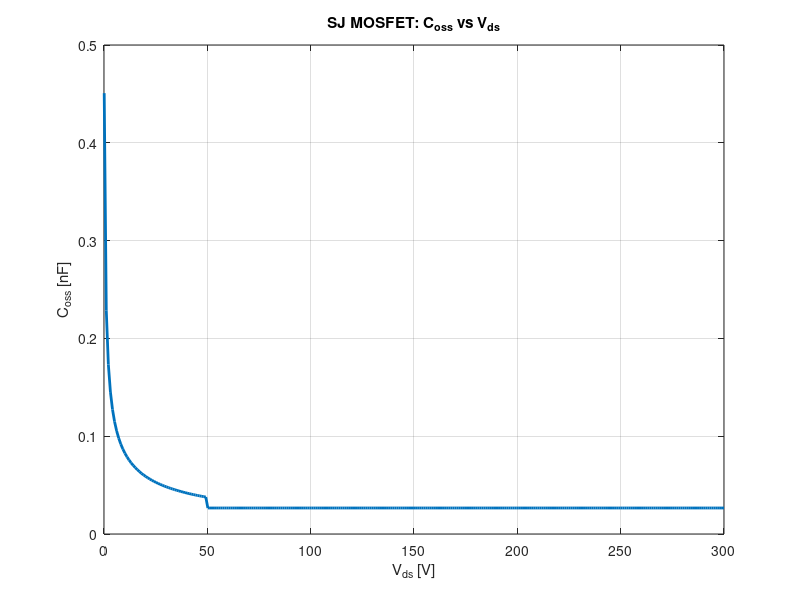

Write MATLAB code to recreate this figure. (Note: this script raises an error after producing the figure.)
% Super Junction MOSFET Analysis with Corrected Pillar Design
% Constants
q = 1.6e-19;       % Elementary charge [C]
eps_si = 1.0e-12;  % Permittivity of silicon [F/cm]
kT = 0.026;        % Thermal energy at 300K [eV]
ni = 1.5e10;       % Intrinsic carrier concentration [cm^-3]
mu_n = 1500;       % Electron mobility [cm^2/V-s]

%% 1. Design SJ Structure for VB=700V with depletion at 50V
VB = 700;          % Breakdown voltage [V]
V_dep = 50;        % Depletion voltage [V]
E_crit = 2e5;      % Critical electric field [V/cm]

% Calculate pillar width from triangle equations
W = sqrt((4 * sqrt(2) * V_dep) / E_crit);  % [cm]
fprintf('Calculated pillar width: %.2f μm\n', W*1e4);

% Calculate doping concentration
E_peak = (W * E_crit) / (2 * sqrt(2));
ND = (4 * eps_si * E_peak) / (q * W);  % [cm^-3]

% Drift region length (conventional MOSFET relation)
Ldrift = sqrt(2) * VB / E_crit;  % [cm]

%% 2. Calculate on-resistance for 1 cm² area
A = 1;             % Device area [cm^2]
A_cond = A * 0.5;  % Conduction area (only n-pillars)
Ron_drift = Ldrift / (q * mu_n * ND * A_cond); % [Ohm]

%% 3. Calculate Coss (CGD+CDS) for SJ MOSFET
A_junc = 1;        % Junction area [cm^2]
NA = ND;           % Balanced doping for SJ pillars
Vbi = kT * log((ND * NA) / ni^2); % Built-in potential [V]

% SJ capacitance function
Coss_func = @(v) (v <= V_dep) .* (A_junc * sqrt(q * eps_si * ND) ./ (2 * sqrt(Vbi + v))) + ...
                 (v > V_dep) .* (A_junc * eps_si / W);

% Generate Coss vs Vds plot
Vds_vals = linspace(0.1, 300, 300);
Coss_vals = Coss_func(Vds_vals);

figure;
plot(Vds_vals, Coss_vals * 1e9, 'LineWidth', 2);
title('SJ MOSFET: C_{oss} vs V_{ds}');
xlabel('V_{ds} [V]');
ylabel('C_{oss} [nF]');
grid on;
hold on;
xline(V_dep, '--r', 'Depletion Voltage (50V)', 'LabelVerticalAlignment', 'middle');
text(100, Coss_vals(100)*1e9*0.9, sprintf('C_{oss} @100V = %.3f nF', Coss_func(100)*1e9));
text(300, Coss_vals(end)*1e9*1.1, sprintf('Min C_{oss} = %.3f nF', min(Coss_vals)*1e9));
hold off;

%% 4. Calculate Vds(t) waveform during turn-off
Voff = 300;        % DC bus voltage [V]
I0 = 10;           % Initial current [A]
tf = 100e-9;       % Current fall time [s]

% Time parameters
t_step = 1e-11;    % Smaller time step for accuracy (100 ps)
t_sim = 200e-9;    % Simulation duration [s]
t_vals = 0:t_step:t_sim;

% Initialize arrays
Vds = zeros(size(t_vals));
Vds(1) = 0.1;      % Initial voltage

% Numerical integration for voltage rise
for i = 1:length(t_vals)-1
    if Vds(i) < Voff
        dvdt = I0 / Coss_func(Vds(i));
        Vds(i+1) = min(Vds(i) + dvdt * t_step, Voff);
    else
        Vds(i+1) = Voff;  % Diode clamping
    end
end

% Find voltage rise time
tr_idx = find(Vds >= Voff, 1);
tr = t_vals(tr_idx);

% Plot Vds(t)
figure;
plot(t_vals * 1e9, Vds, 'LineWidth', 1.5);
title('SJ MOSFET Turn-off Waveform');
xlabel('Time [ns]');
ylabel('V_{ds} [V]');
grid on;
hold on;
plot(tr * 1e9, Voff, 'ro', 'MarkerSize', 8);
line([tr*1e9, tr*1e9], [0, Voff], 'Color', 'r', 'LineStyle', '--');
text(tr*1e9 + 2, 50, sprintf('t_r = %.2f ns', tr*1e9), 'Color', 'r');
xlim([0 max(t_vals)*1e9]/30);
ylim([0 1.1*Voff]);
hold off;

%% 5. Calculate turn-off energy loss



%% Output Results
fprintf('\nSuper Junction MOSFET Analysis\n');
fprintf('==============================\n');
fprintf('Pillar Width (calculated):   %.2f μm\n', W*1e4);
fprintf('Drift Region Length:         %.1f μm\n', Ldrift*1e4);
fprintf('N-Drift Doping (ND):         %.3e cm^{-3}\n', ND);
fprintf('Specific On-Resistance:      %.3f mΩ·cm²\n', Ron_drift*1e3);
fprintf('Voltage Rise Time (t_r):     %.2f ns\n', tr*1e9);
fprintf('Peak dV/dt:                 %.0f V/ns\n', I0/Coss_func(0.1)/1e9);
fprintf('Turn-off Energy Loss:        %.3f μJ\n', Eoff_total*1e6);
fprintf('  - Capacitive Charging:     %.3f μJ\n', E_rise*1e6);
fprintf('  - Current Fall:            %.3f μJ\n', E_fall*1e6);